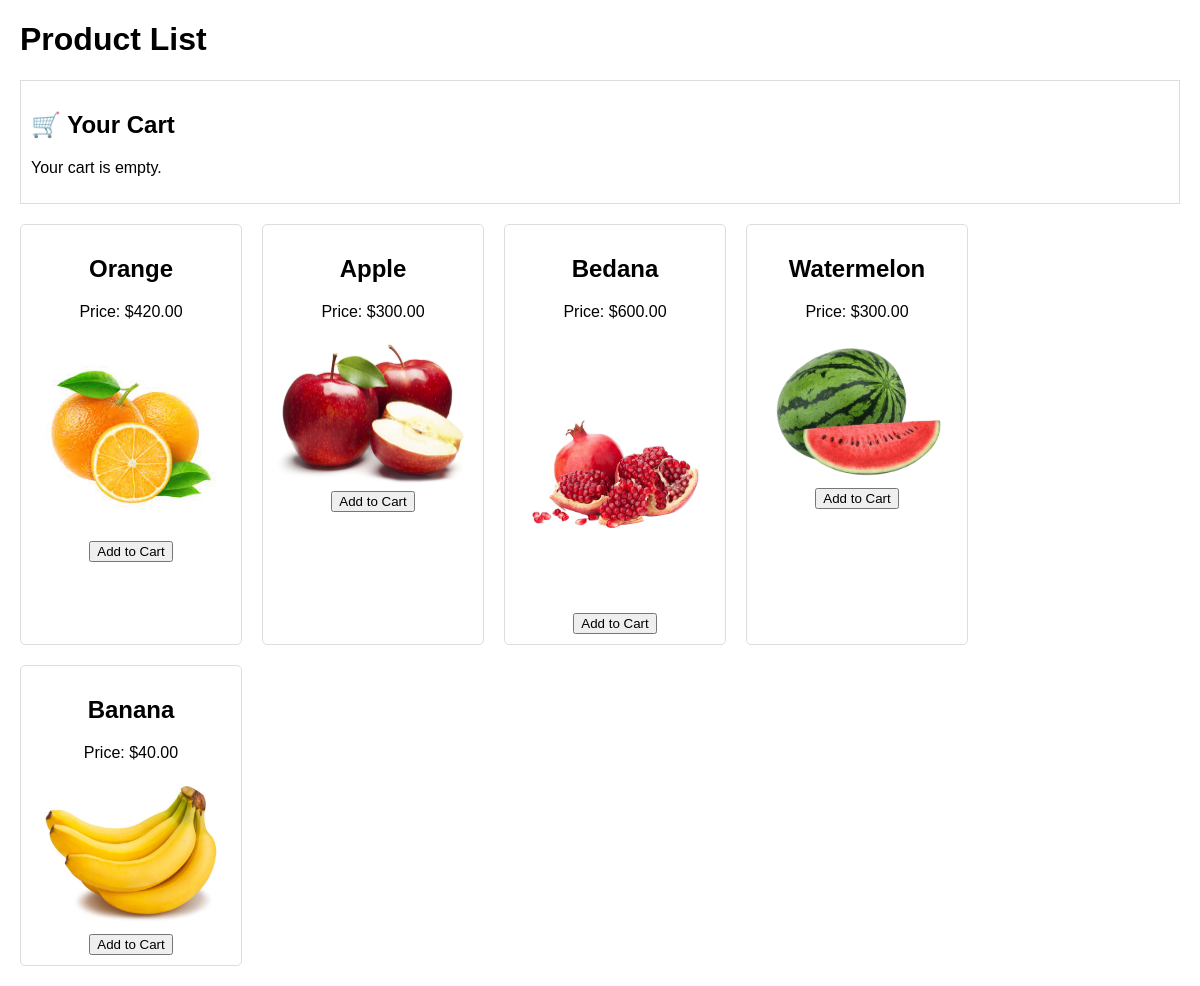
The page / on the database its author committed.
### myapp/models.py (models this page shows)
class Product(models.Model):
    name = models.CharField(max_length=255)
    price = models.DecimalField(max_digits=10, decimal_places=2)
    stock = models.IntegerField()
    image = models.ImageField(upload_to='product_images/', null=True, blank=True)

### myapp/views.py (the view)
# urls.py: path('', index, name='index'),
def index(request):
    products = Product.objects.all()
    cart_items = Cart.objects.filter(user=request.user) if request.user.is_authenticated else []
    return render(request, "index.html", {"products": products, "cart_items": cart_items})

### templates/index.html (shortened to what this page needs)
<!DOCTYPE html>
<html lang="en">
<head>
</head>
<body>
    <h1>Product List</h1>
    <div style="border: 1px solid #ddd; padding: 10px; margin-bottom: 20px;">
        <h2>🛒 Your Cart</h2>
        {% if cart_items %}
            <ul>
                {% for item in cart_items %}
                    <li>{{ item.product.name }} - {{ item.quantity }} pcs - ${{ item.product.price }}</li>
                {% endfor %}
            </ul>
            <a href="{% url 'cart_page' %}">Go to Cart</a>
        {% else %}
            <p>Your cart is empty.</p>
        {% endif %}
    </div>
    <div class="product-container">
        {% for product in products %}
            <div class="product">
                <h2>{{ product.name }}</h2>
                <p>Price: ${{ product.price }}</p>
                {% if product.image %}
                    <img src="{{ product.image.url }}" alt="{{ product.name }}">
                {% else %}
                    <p>No image available</p>
                {% endif %}
                <form action="{% url 'add_to_cart' product.id %}" method="POST">
                    <button type="submit">Add to Cart</button>
                </form>
            </div>
        {% endfor %}
    </div>
</body>
</html>

### templates/index.html (style rules this page uses)
body { font-family: Arial, sans-serif; margin: 20px; }
.product-container { display: flex; flex-wrap: wrap; gap: 20px; }
.product { border: 1px solid #ddd; padding: 10px; border-radius: 5px; text-align: center; width: 200px; }
.product img { max-width: 100%; height: auto; border-radius: 5px; }

### rows shown on the page
Product: name "Orange", price "420.00", image (picture)
Product: name "Apple", price "300.00", image (picture)
Product: name "Bedana", price "600.00", image (picture)
Product: name "Watermelon", price "300.00", image (picture)
Product: name "Banana", price "40.00", image (picture)
